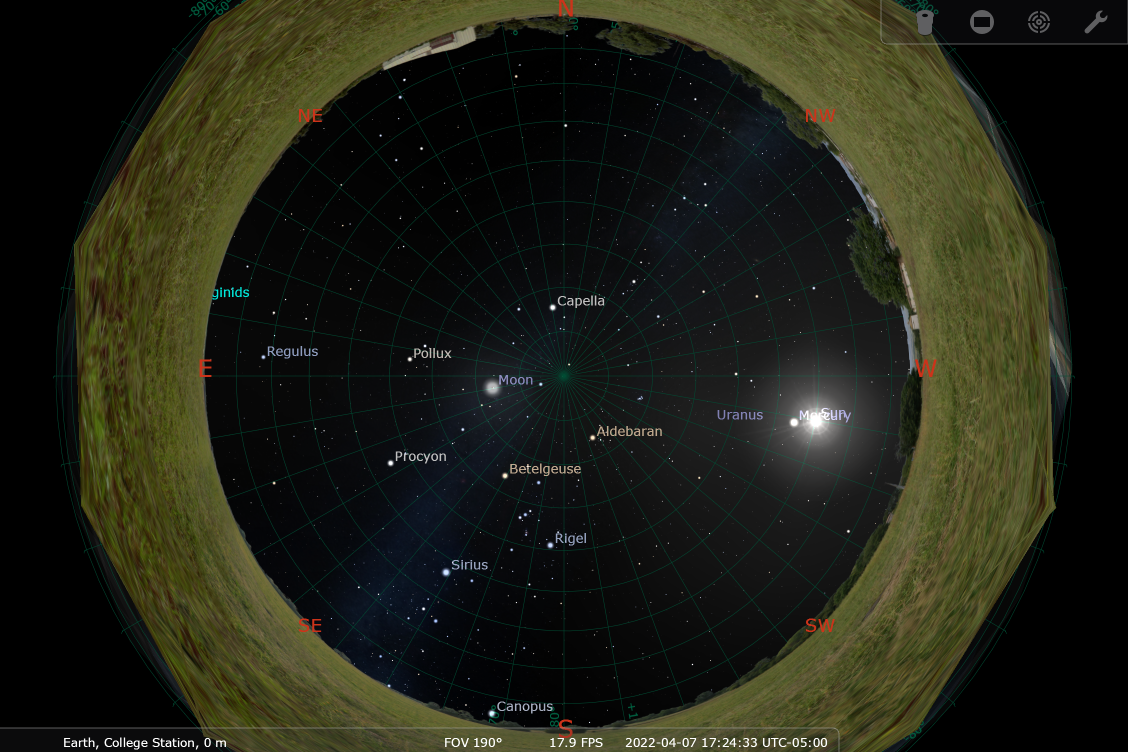
#> input picture Screenshots/stellarium-000.png, 2256 x 1504 px, found by its file name (shown at 1/2 size)
$ python User_Interface.py   (older library calls are emulated)
#> lines starting #> are read from the running program, lines starting #| are printed output that depends on the picture; after the words box and inside, x2 and y2 are one past the last pixel; in counts of white or black regions, pixels touching at a corner belong together
import numpy as np
from PIL import Image, ImageDraw


def crop_image():
    # Open the input image as numpy array, convert to RGB
    im = Image.open('C:\\Users\\jojok\\PycharmProjects\\pythonProject\\HLT\\Screenshots\\stellarium-000.png')
#> im is the input picture: PIL image 2256x1504 RGB; mean R, G, B 33, 34.4, 21.9
    width, height = im.size   # Get dimensions
#> width = 2256; height = 1504

    left = (width - 1250)/2
#> left = 503
    top = (height - 1250)/2
#> top = 127
    right = (width + 1250)/2
#> right = 1753
    bottom = (height + 1250)/2
#> bottom = 1377

    # Crop the center of the image
    im = im.crop((left, top, right, bottom))
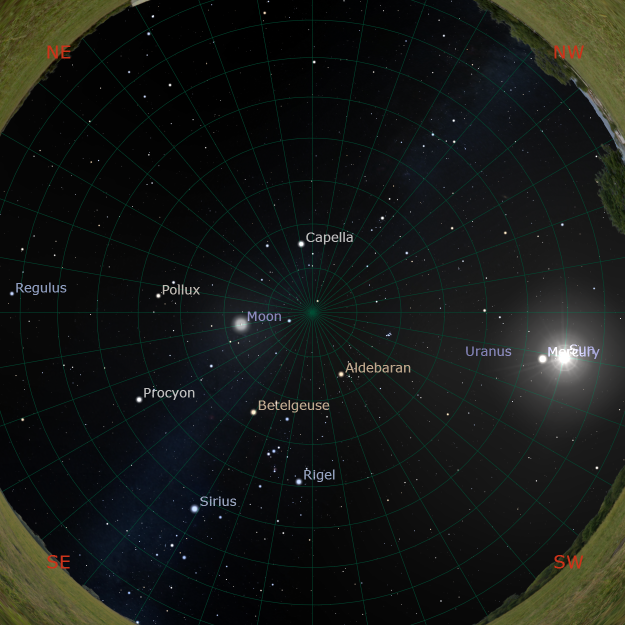
#> im: PIL image 1250x1250 RGB (shown at 1/2 size); mean R, G, B 21.8, 24.6, 21.9

    img = im.convert("RGB")
    npImage = np.array(img)
    h, w = img.size
#> h = 1250; w = 1250

    # Create same size alpha layer with circle
    alpha = Image.new('L', img.size, 0)
#> alpha: PIL image 1250x1250 L; every value is 0
    draw = ImageDraw.Draw(alpha)
    draw.pieslice([0, 0, h, w], 0, 360, fill=255)

    # Convert alpha Image to numpy array
    npAlpha = np.array(alpha)
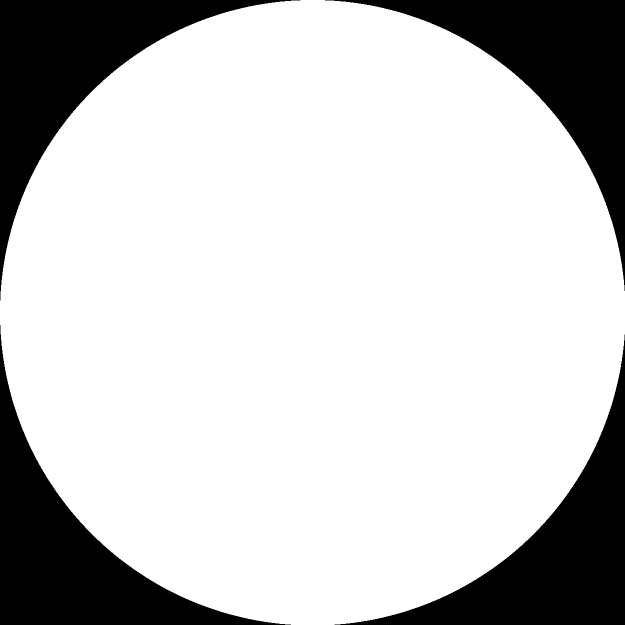
#> npAlpha: shape (1250, 1250) (shown at 1/2 size); 78.6% white; 4 black regions, box (x1, y1, x2, y2) and area: (0, 0, 601, 601) 84015, (650, 0, 1250, 582) 83414, (0, 650, 582, 1250) 83414, (669, 669, 1250, 1250) 82814

    # Add alpha layer to RGB
    npImage = np.dstack((npImage, npAlpha))
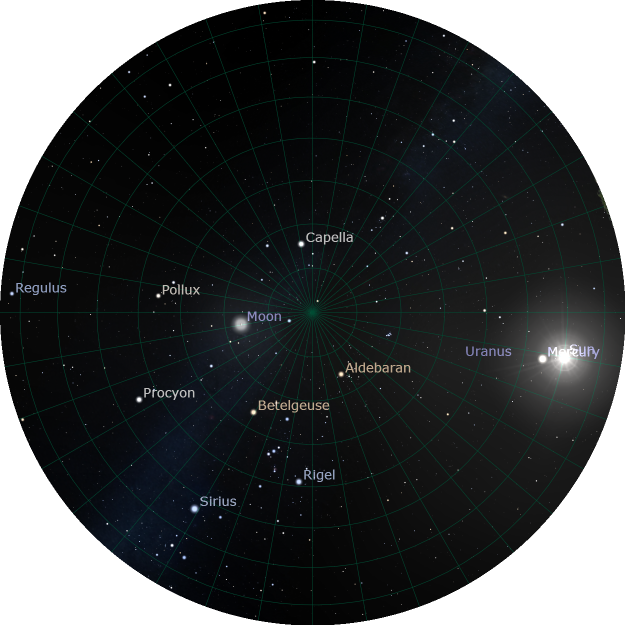
#> npImage: shape (1250, 1250, 4) (shown at 1/2 size); mean R, G, B, A 21.8, 24.6, 21.9, 200.5; transparent parts drawn white

    # Save with alpha
    Image.fromarray(npImage).save(
        'C:\\Users\\jojok\\PycharmProjects\\pythonProject\\HLT\\Screenshots\\cropped_stellarium.png')

    im = Image.open('C:\\Users\\jojok\\PycharmProjects\\pythonProject\\HLT\\Screenshots\\cropped_stellarium.png')
    width, height = im.size   # Get dimensions
#> width = 1250; height = 1250
    #print(width, height)

    new_im = im.resize((500, 500), Image.ANTIALIAS)
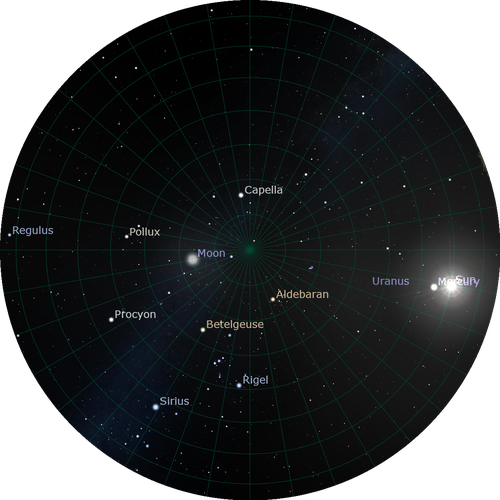
#> new_im: PIL image 500x500 RGBA; mean R, G, B, A 12.7, 15.2, 16.1, 200.5; transparent parts drawn white
    width, height = im.size   # Get dimensions
    #print(width, height)
    new_im.save('C:\\Users\\jojok\\PycharmProjects\\pythonProject\\HLT\\Screenshots\\cropped_stellarium.png', 'PNG',
                quality=100)


crop_image()

$ run again, with Screenshots/stellarium-001.png copied over Screenshots/stellarium-000.png
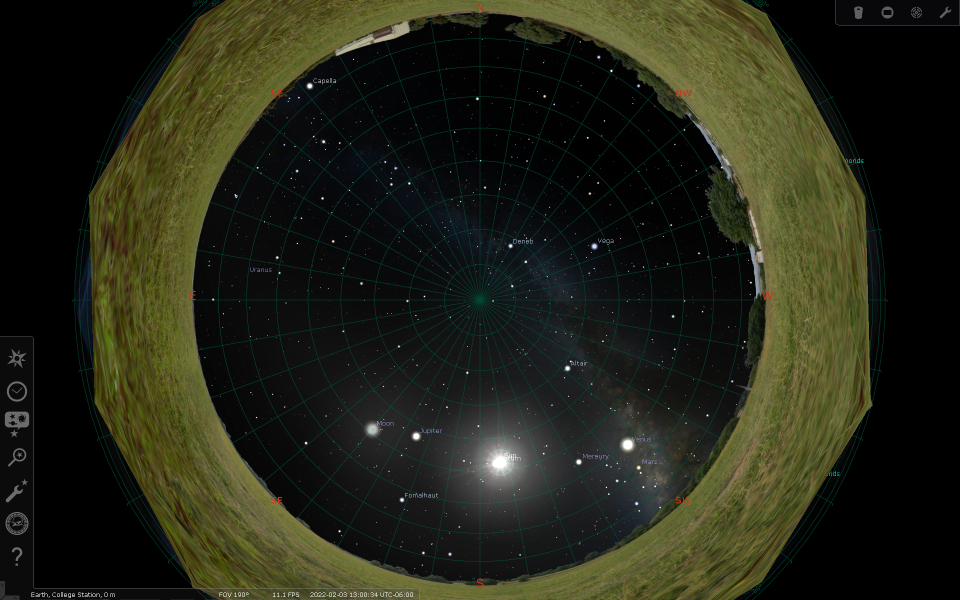
#> input picture Screenshots/stellarium-001.png, 1920 x 1200 px, found by its file name (shown at 1/2 size)
#> in crop_image, im is the input picture: PIL image 1920x1200 RGB; mean R, G, B 35.4, 37, 22.9
#> in crop_image, `im = im.crop((left, top, right, bottom))`:
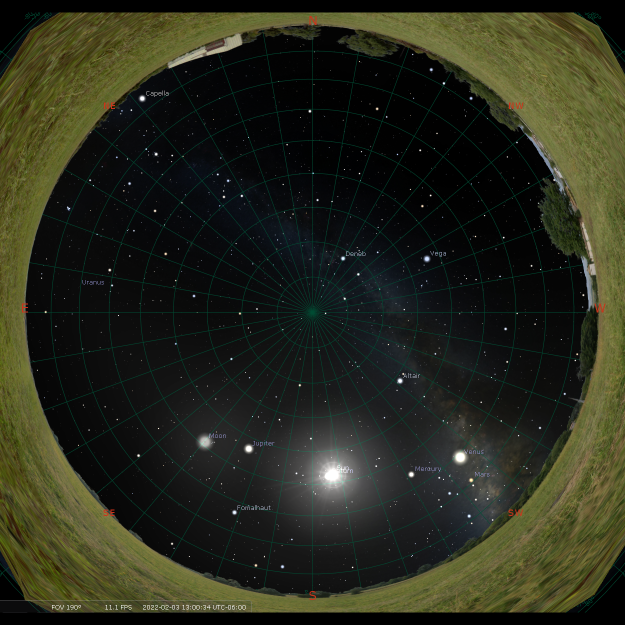
#> im: PIL image 1250x1250 RGB (shown at 1/2 size); mean R, G, B 40.4, 42.6, 28
#> alpha: PIL image 1250x1250 L; every value is 0
#> npAlpha: shape (1250, 1250); 78.6% white; 4 black regions, box (x1, y1, x2, y2) and area: (0, 0, 601, 601) 84015, (650, 0, 1250, 582) 83414, (0, 650, 582, 1250) 83414, (669, 669, 1250, 1250) 82814
#> in crop_image, `new_im = im.resize((500, 500), Image.ANTIALIAS)`:
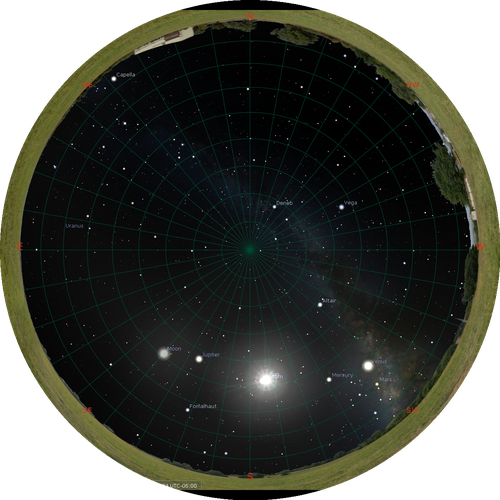
#> new_im: PIL image 500x500 RGBA; mean R, G, B, A 26.6, 28.8, 21.7, 200.5; transparent parts drawn white

$ run again, with Screenshots/stellarium-003.png copied over Screenshots/stellarium-000.png
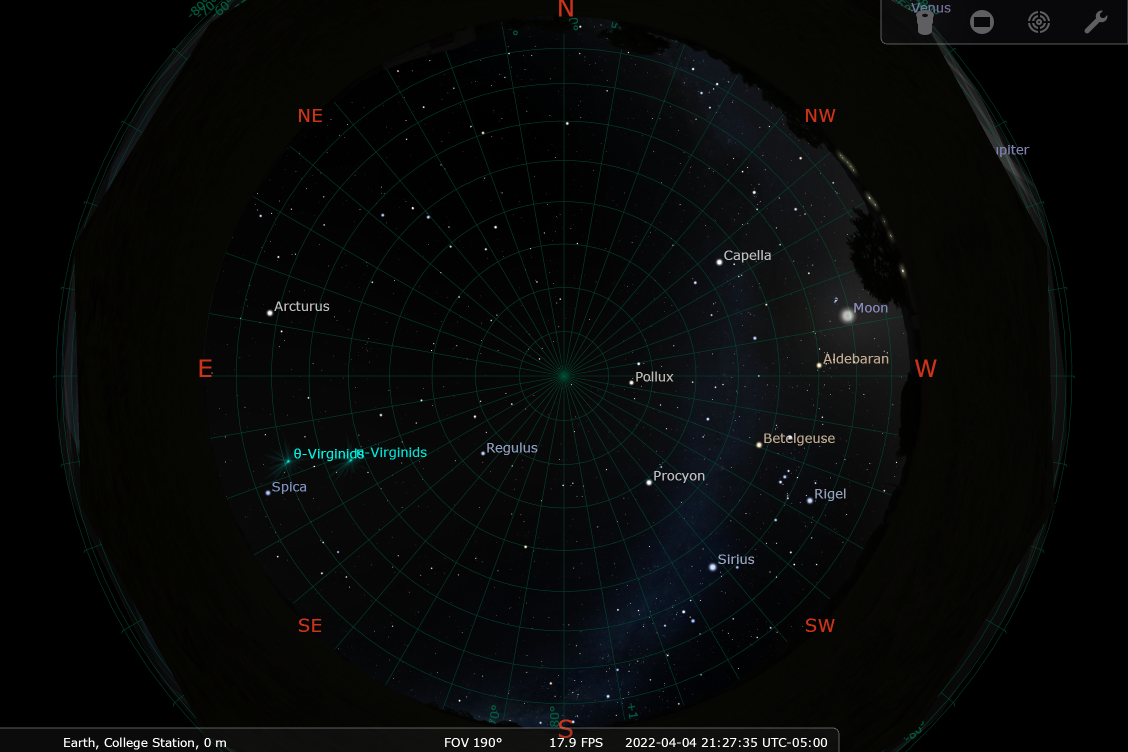
#> input picture Screenshots/stellarium-003.png, 2256 x 1504 px, found by its file name (shown at 1/2 size)
#> in crop_image, im is the input picture: PIL image 2256x1504 RGB; mean R, G, B 7.3, 8.9, 8.5
#> in crop_image, `im = im.crop((left, top, right, bottom))`:
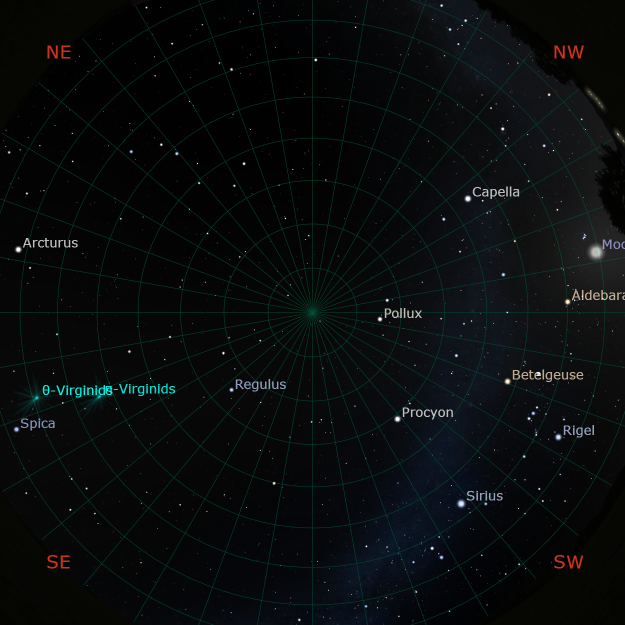
#> im: PIL image 1250x1250 RGB (shown at 1/2 size); mean R, G, B 8.8, 11.8, 12.4
#> alpha: PIL image 1250x1250 L; every value is 0
#> npAlpha: shape (1250, 1250); 78.6% white; 4 black regions, box (x1, y1, x2, y2) and area: (0, 0, 601, 601) 84015, (650, 0, 1250, 582) 83414, (0, 650, 582, 1250) 83414, (669, 669, 1250, 1250) 82814
#> in crop_image, `new_im = im.resize((500, 500), Image.ANTIALIAS)`:
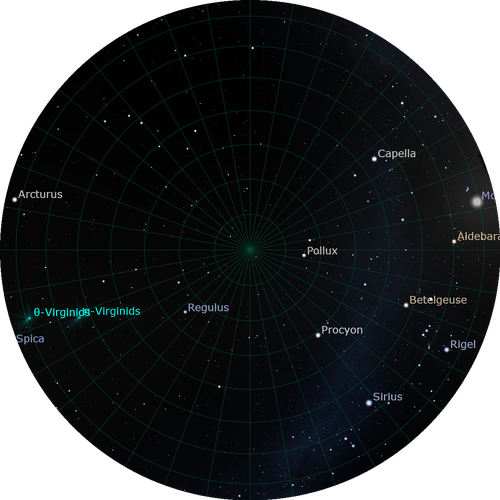
#> new_im: PIL image 500x500 RGBA; mean R, G, B, A 7.2, 10.1, 10.9, 200.5; transparent parts drawn white
